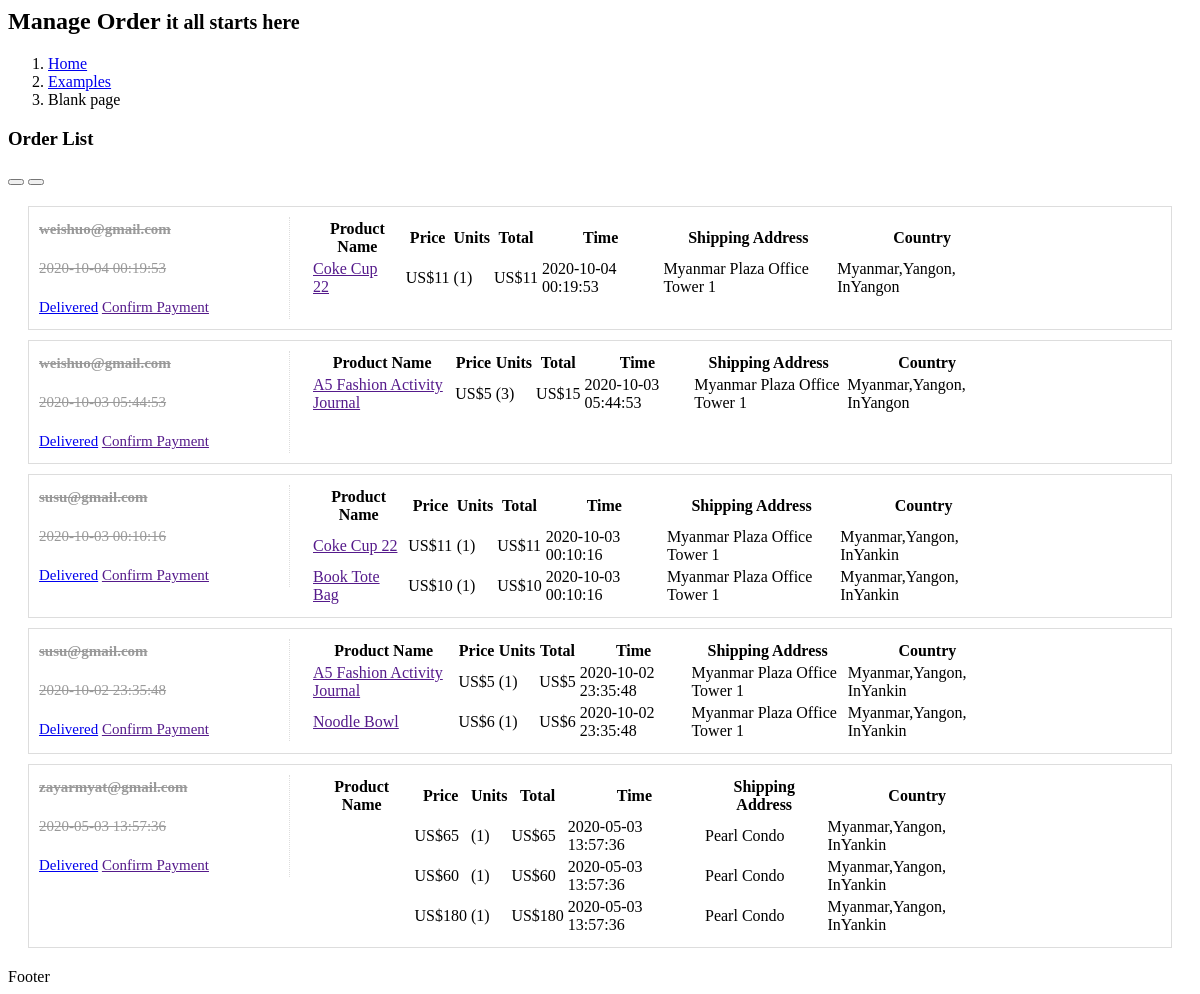
The app's page /admin/order2.php with its own data.
### tables this page shows
CREATE TABLE `orders` (
  `order_id` int(11) NOT NULL,
  `customer` varchar(255) NOT NULL,
  `shipping_id` int(11) NOT NULL,
  `status` int(1) NOT NULL,
  `total_amt` float NOT NULL,
  `total_qty` int(11) NOT NULL,
  `payment_type` varchar(255) NOT NULL,
  `created_date` datetime NOT NULL,
  `modified_date` datetime NOT NULL
);

CREATE TABLE `order_items` (
  `order_item_id` int(11) NOT NULL,
  `order_id` int(11) NOT NULL,
  `product_id` int(11) NOT NULL,
  `product_name` varchar(255) NOT NULL,
  `price` varchar(255) NOT NULL,
  `units` int(11) NOT NULL,
  `total` varchar(255) NOT NULL,
  `customer` varchar(255) NOT NULL
);

CREATE TABLE `product` (
  `id` int(11) NOT NULL,
  `product_name` varchar(255) NOT NULL,
  `categories` varchar(255) NOT NULL,
  `sub_cat` varchar(255) NOT NULL,
  `brand` varchar(255) NOT NULL,
  `package` varchar(255) NOT NULL,
  `supplier` varchar(255) NOT NULL,
  `description` text NOT NULL,
  `price` varchar(50) NOT NULL,
  `cover` varchar(255) NOT NULL,
  `qty` int(11) NOT NULL,
  `created_date` datetime NOT NULL,
  `modified_date` datetime NOT NULL
);

CREATE TABLE `shipping` (
  `shipping_id` int(11) NOT NULL,
  `full_name` varchar(255) NOT NULL,
  `email` varchar(255) NOT NULL,
  `store_id` int(11) NOT NULL,
  `phone` varchar(255) NOT NULL,
  `status` varchar(255) NOT NULL,
  `shipping_type` varchar(255) NOT NULL,
  `street_address` varchar(255) NOT NULL,
  `country` varchar(100) NOT NULL,
  `state` varchar(100) NOT NULL,
  `city` varchar(100) NOT NULL,
  `zipcode` int(11) NOT NULL,
  `created_date` datetime NOT NULL,
  `modified_date` datetime NOT NULL,
  `shipping_time` datetime NOT NULL
);

### admin/order2.php (the view, shortened to what this page needs)
<?php
   include('../confs/config.php');
?>
  <div class="content-wrapper">
    <section class="content-header">
      <h1>
        Manage Order
        <small>it all starts here</small>
      </h1>
      <ol class="breadcrumb">
        <li><a href="#"><i class="fa fa-dashboard"></i> Home</a></li>
        <li><a href="#">Examples</a></li>
        <li class="active">Blank page</li>
      </ol>
    </section>
    <section class="content">
      <div class="box">
        <div class="box-header with-border">
          <h3 class="box-title">Order List</h3>
          <div class="box-tools pull-right">
            <button type="button" class="btn btn-box-tool" data-widget="collapse" data-toggle="tooltip" title="Collapse">
              <i class="fa fa-minus"></i></button>
            <button type="button" class="btn btn-box-tool" data-widget="remove" data-toggle="tooltip" title="Remove">
              <i class="fa fa-times"></i></button>
          </div>
        </div>
        <div class="box-body">
<?php
	$orders = mysqli_query($mysqli,"SELECT * FROM orders ORDER BY order_id DESC LIMIT 5"); ?>
	<ul class="orders">
	<?php while($order = mysqli_fetch_assoc($orders)):
?>
 <?php if($order['status']): ?>
 	<li class="delivered">
 <?php else: ?>
 	<li>
 <?php endif; ?>
 <div class="order">
 	<b><i class="fa fa-user"></i><?php echo $order['customer']; ?></b>
 	<p><i class="fa fa-clock-o"></i><?php echo $order['created_date']; ?></p>
 	<?php if($order['status'] == 0){ ?>
 	<a href="order_status.php?id=<?php echo $order['order_id']?>&status=0" >Undo</a>
 	<?php }else if($order['status'] == 2){ ?>
 	<a href="order_status.php?id=<?php echo $order['order_id']?>&status=2" >Waiting Payment</a>
 <?php }else{ ?>
 	<a href="order_status.php?id=<?php echo $order['order_id']?>&status=1"
 	>Delivered</a>
 <?php } ?>
    <a href="" class="btn btn-default">Confirm Payment</a>
 </div>
 <div class="items">
 <table class="table">
 		<tr>
 			<th>Product Name</th>
 			<th>Price</th>
 			<th>Units</th>
 			<th>Total</th>
 			<th>Time</th>
 			<th>Shipping Address</th>
 			<th>Country</th>
 		</tr>
 	<?php
 		$order_id = $order['order_id'];
 		$items = mysqli_query($mysqli,"SELECT order_items.*,product.product_name FROM order_items LEFT JOIN product ON order_items.product_id = product.id WHERE order_items.order_id = $order_id");
 		while($item = mysqli_fetch_assoc($items)):
 		?>
 		<tr>
 			<td><a href=""><?php echo $item['product_name'] ?></a></td>
 			<td>US$<?php echo $item['price'] ?></td>
 			<td>(<?php echo $item['units'] ?>)</td>
 			<td><span class='badge progress-bar-warning'>
 			US$<?php echo $item['total'] ?></span></td>
 			<td><i class="fa fa-clock-o"></i><?php echo $order['created_date'] ?></td>
 			<?php
 			include('../confs/config.php');
 			$sql = "SELECT * FROM shipping
 			LEFT JOIN orders
 			ON shipping.shipping_id = orders.shipping_id
 			WHERE orders.order_id = $order_id";
 			$run = mysqli_query($mysqli,$sql);
 			while($ship = mysqli_fetch_assoc($run)):
 			?>
 				<td><?php echo $ship['street_address'] ?></td>
 				<td><?php echo $ship['country'] ?>,<?php echo $ship['state'] ?>, In<?php echo $ship['city'] ?></td>
 			<?php endwhile; ?>
 		</tr>
 	<?php endwhile; ?>
 	</table>
 </div>
 	</li>
<?php endwhile; ?>
</ul>
        </div>
        <div class="box-footer">
          Footer
        </div>
      </div>
    </section>
  </div>
<link rel="stylesheet" type="text/css" href="css/order.css">

### admin/css/order.css (style rules this page uses)
ul.orders { list-style: none; margin: 20px; padding: 0; line-height: 1.5em; }
ul.orders li { padding: 10px; border: 1px solid #ddd; margin-bottom: 10px; overflow: hidden; font-size: 15px; }
ul.orders .order { float: left; width: 250px; border-right: 1px dotted #ddd; margin-right: 20px; }
ul.orders .items { float: left; width: 700px; }
ul.orders b, ul.orders i, ul.orders span { display: block; }
ul.orders .items a { font-weight: normal; margin-right: 6px; }
ul.orders li.delivered { color: #999; }
li.delivered .order b, li.delivered .order i, li.delivered .order p, li.delivered .order span { text-decoration: line-through; }

### records on screen
orders: customer "weishuo@gmail.com", created_date "2020-10-04 00:19:53", shipping.street_address "Myanmar Plaza Office Tower 1", shipping.country "Myanmar", shipping.state "Yangon", shipping.city "Yangon"
order_items: product.product_name "Coke Cup 22", price "11", units "1", total "11", order.created_date "2020-10-04 00:19:53"
orders: customer "weishuo@gmail.com", created_date "2020-10-03 05:44:53", shipping.street_address "Myanmar Plaza Office Tower 1", shipping.country "Myanmar", shipping.state "Yangon", shipping.city "Yangon"
order_items: product.product_name "A5 Fashion Activity Journal", price "5", units "3", total "15", order.created_date "2020-10-03 05:44:53"
orders: customer "susu@gmail.com", created_date "2020-10-03 00:10:16", shipping.street_address "Myanmar Plaza Office Tower 1", shipping.country "Myanmar", shipping.state "Yangon", shipping.city "Yankin"
order_items: product.product_name "Coke Cup 22", price "11", units "1", total "11", order.created_date "2020-10-03 00:10:16"
order_items: product.product_name "Book Tote Bag", price "10", units "1", total "10", order.created_date "2020-10-03 00:10:16"
orders: customer "susu@gmail.com", created_date "2020-10-02 23:35:48", shipping.street_address "Myanmar Plaza Office Tower 1", shipping.country "Myanmar", shipping.state "Yangon", shipping.city "Yankin"
order_items: product.product_name "A5 Fashion Activity Journal", price "5", units "1", total "5", order.created_date "2020-10-02 23:35:48"
order_items: product.product_name "Noodle Bowl", price "6", units "1", total "6", order.created_date "2020-10-02 23:35:48"
orders: customer "zayarmyat@gmail.com", created_date "2020-05-03 13:57:36", shipping.street_address "Pearl Condo", shipping.country "Myanmar", shipping.state "Yangon", shipping.city "Yankin"
order_items: price "65", units "1", total "65", order.created_date "2020-05-03 13:57:36"
order_items: price "60", units "1", total "60", order.created_date "2020-05-03 13:57:36"
order_items: price "180", units "1", total "180", order.created_date "2020-05-03 13:57:36"
